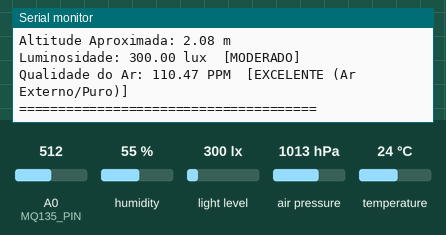
The sketch below on a simulated Arduino Uno, built with avr-gcc and run on an emulated ATmega328P. Shown: the last lines printed to the serial monitor. The inputs (shaded band) are chosen by the test bench; at power-on: humidity 55 %, A0 (MQ135_PIN) = 512, light level 300 lx, air pressure 1013 hPa, temperature 24 °C.

Above: at 6.4 s.
6.5 s: humidity set to 22 %
11.3 s: A0 (MQ135_PIN) set to 716
At 13.8 s:
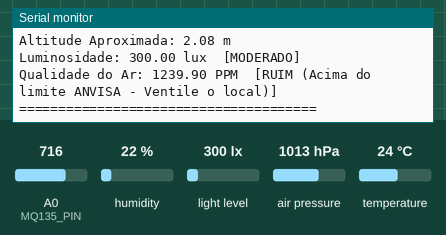
16.0 s: light level set to 40 lx
At 17.8 s:
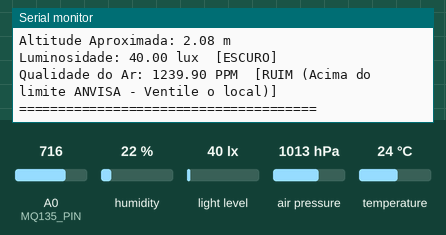
20.5 s: air pressure set to 952 hPa
25.0 s: A0 (MQ135_PIN) set to 992
At 27.2 s:
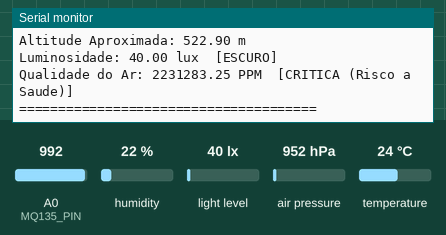

Measured:
- after the input at 11.3 s, the serial monitor: prints a new line after 0.94 s (image 1)
- after the input at 16.0 s, the serial monitor: prints a new line after 0.75 s (image 2)
- after the input at 25.0 s, the serial monitor: prints a new line after 0.88 s (image 3)

The sketch:

Monitoramento_Ambiental_V4.ino
```cpp
#include <Wire.h>
#include <Adafruit_Sensor.h>
#include <Adafruit_BME280.h>
#include <BH1750.h>
#include <math.h>

// =========================
// OBJETOS DOS SENSORES
// =========================

Adafruit_BME280 bme;
BH1750 lightMeter;

// =========================
// CONFIGURAÇÕES
// =========================

#define SEALEVELPRESSURE_HPA (1013.25)
#define MQ135_PIN A0

bool bmeStatus = false;

// Constantes do MQ-135
#define RL_MQ135 1.0     // Resistor de carga (1.0 kOhm)
#define CURVA_A  110.47  // Constante 'a' da curva
#define CURVA_B  -2.862  // Constante 'b' da curva

float Ro_MQ135 = 10.0;   // Variável para guardar o Ro calibrado

// =========================
// FUNÇÕES DE CLASSIFICAÇÃO (ORIGINAIS)
// =========================

// ---------- TEMPERATURA ----------
String classificarTemperatura(float temp) {
  if (temp <= 15) {
    return "FRIO";
  } else if (temp <= 28) {
    return "MODERADO";
  } else if (temp <= 35) {
    return "QUENTE";
  } else {
    return "MUITO QUENTE";
  }
}

// ---------- UMIDADE ----------
String classificarUmidade(float umidade) {
  if (umidade < 30) {
    return "SECA";
  } else if (umidade <= 60) {
    return "CONFORTAVEL";
  } else if (umidade <= 80) {
    return "UMIDA";
  } else {
    return "MUITO UMIDA";
  }
}

// ---------- PRESSÃO ----------
String classificarPressao(float pressao) {
  if (pressao < 1000) {
    return "BAIXA";
  } else if (pressao <= 1020) {
    return "NORMAL";
  } else {
    return "ALTA";
  }
}

// ---------- LUMINOSIDADE ----------
String classificarLuminosidade(float lux) {
  if (lux < 50) {
    return "ESCURO";
  } else if (lux <= 300) {
    return "MODERADO";
  } else if (lux <= 1000) {
    return "CLARO";
  } else {
    return "MUITO CLARO";
  }
}

// =========================
// FUNÇÕES DO MQ-135 (NOVAS)
// =========================

// ---------- QUALIDADE DO AR (ANVISA RE-09/2003) ----------
String classificarQualidadeAr(float ppm) {
  if (ppm <= 450) {
    return "EXCELENTE (Ar Externo/Puro)";
  } else if (ppm <= 1000) {
    return "ADEQUADA (Dentro da Norma)";
  } else if (ppm <= 1500) {
    return "RUIM (Acima do limite ANVISA - Ventile o local)";
  } else {
    return "CRITICA (Risco a Saude)";
  }
}

// ---------- CALIBRAÇÃO ----------
float calibrarMQ135() {
  Serial.print("Calibrando MQ-135 no ar limpo...");
  float ro_soma = 0;

  for (int i = 0; i < 50; i++) {
    float v_out = analogRead(MQ135_PIN) * (5.0 / 1023.0);
    if (v_out > 0) {
      float rs = ((5.0 - v_out) / v_out) * RL_MQ135;
      ro_soma += rs;
    }
    delay(100);
  }

  float ro_final = ro_soma / 50.0;
  Serial.println(" Concluido!");
  Serial.print("Resistencia Base (Ro) calculada: ");
  Serial.print(ro_final);
  Serial.println(" kOhm");
  Serial.println();

  return ro_final;
}

// ---------- CÁLCULO DE PPM ----------
float calcularPPM(int leituraADC) {
  float v_out = leituraADC * (5.0 / 1023.0);
  if (v_out <= 0) return 0;

  float r_s = ((5.0 - v_out) / v_out) * RL_MQ135;
  float razao = r_s / Ro_MQ135;

  float ppm = CURVA_A * pow(razao, CURVA_B);
  return ppm;
}

// =========================
// SETUP
// =========================

void setup() {
  Serial.begin(9600);
  Wire.begin();

  Serial.println("====================================");
  Serial.println(" SISTEMA DE MONITORAMENTO AMBIENTAL ");
  Serial.println("====================================");

  // =========================
  // Inicialização BME280
  // =========================
  bmeStatus = bme.begin(0x76);

  if (!bmeStatus) {
    Serial.println("Erro ao encontrar o BME280!");
    Serial.println("Verifique conexoes e endereco I2C.");
    Serial.println();
  } else {
    Serial.println("BME280 inicializado com sucesso!");
  }

  // =========================
  // Inicialização BH1750
  // =========================
  lightMeter.begin();
  Serial.println("BH1750 inicializado com sucesso!");

  // =========================
  // Inicialização MQ-135
  // =========================
  pinMode(MQ135_PIN, INPUT);
  Serial.println("MQ-135 inicializado com sucesso!");
  Serial.println();

  // Autocalibração do Ro (Necessário ar limpo na hora de ligar)
  Ro_MQ135 = calibrarMQ135();
}

// =========================
// LOOP PRINCIPAL
// =========================

void loop() {
  Serial.println("========== DADOS AMBIENTAIS ==========");
  Serial.println();

  // =========================
  // BME280
  // =========================
  if (bmeStatus) {
    float temperatura = bme.readTemperature();
    float umidade = bme.readHumidity();
    float pressao = bme.readPressure() / 100.0F;
    float altitude = bme.readAltitude(SEALEVELPRESSURE_HPA);

    // TEMPERATURA
    Serial.print("Temperatura: ");
    Serial.print(temperatura);
    Serial.print(" C");
    Serial.print("  [");
    Serial.print(classificarTemperatura(temperatura));
    Serial.println("]");

    // UMIDADE
    Serial.print("Umidade: ");
    Serial.print(umidade);
    Serial.print(" %");
    Serial.print("  [");
    Serial.print(classificarUmidade(umidade));
    Serial.println("]");

    // PRESSÃO
    Serial.print("Pressao: ");
    Serial.print(pressao);
    Serial.print(" hPa");
    Serial.print("  [");
    Serial.print(classificarPressao(pressao));
    Serial.println("]");

    // ALTITUDE
    Serial.print("Altitude Aproximada: ");
    Serial.print(altitude);
    Serial.println(" m");
  } else {
    Serial.println("BME280 indisponivel.");
  }
  Serial.println();

  // =========================
  // BH1750
  // =========================
  float luminosidade = lightMeter.readLightLevel();

  Serial.print("Luminosidade: ");
  Serial.print(luminosidade);
  Serial.print(" lux");
  Serial.print("  [");
  Serial.print(classificarLuminosidade(luminosidade));
  Serial.println("]");
  Serial.println();

  // =========================
  // MQ-135
  // =========================
  int leituraBruta = analogRead(MQ135_PIN);
  float ppm = calcularPPM(leituraBruta);

  Serial.print("Qualidade do Ar: ");
  Serial.print(ppm);
  Serial.print(" PPM");
  Serial.print("  [");
  Serial.print(classificarQualidadeAr(ppm));
  Serial.println("]");
  Serial.println();

  Serial.println("======================================");
  Serial.println();

  delay(2000);
}
```
